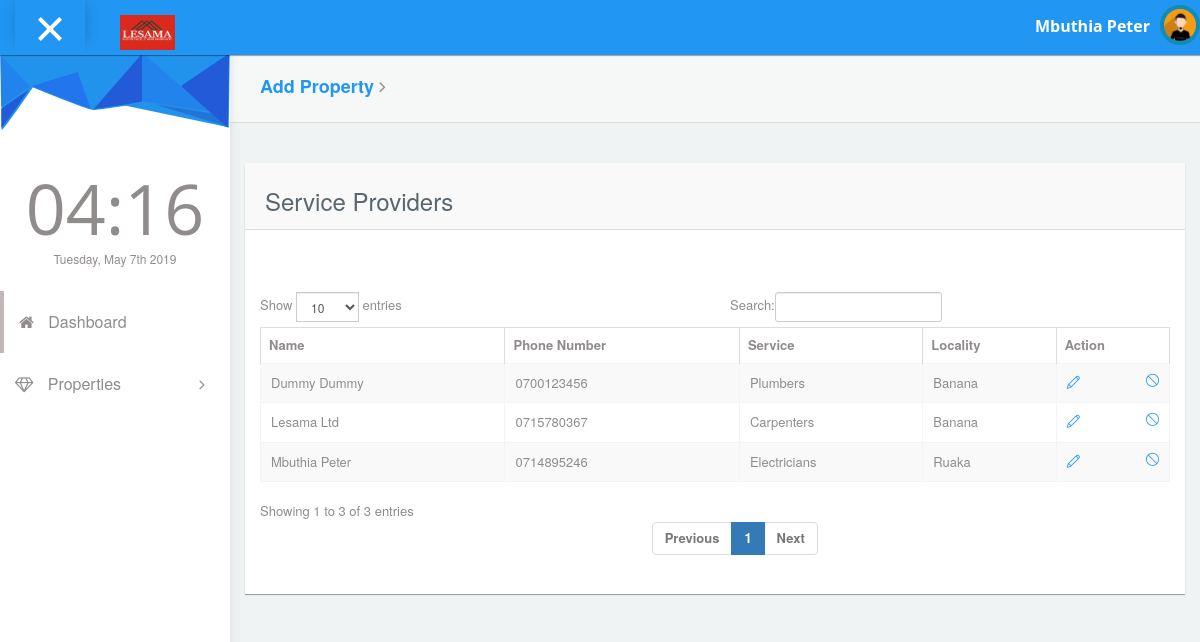
/admin/properties.php, run on the app's committed database.
### tables this page shows
CREATE TABLE `service_providers` (
  `id` int(11) NOT NULL,
  `name` varchar(100) NOT NULL,
  `phone` varchar(20) NOT NULL,
  `info` text NOT NULL,
  `rating` int(11) NOT NULL,
  `photoUrl` varchar(150) NOT NULL,
  `locality` varchar(50) NOT NULL,
  `serviceId` int(11) NOT NULL,
  `experience` varchar(200) NOT NULL,
  `clients` text NOT NULL
);

CREATE TABLE `services` (
  `id` int(11) NOT NULL,
  `serviceId` int(11) NOT NULL,
  `service` varchar(50) NOT NULL
);

### include/webHandler.php (called while the page is built, shortened)
<?php
class DbHandler {
    private $pdo;
    function __construct() {
		include("pdo_connect.php");
		$db = new DbConnect();
        $this->pdo = $db->connect();
    }
	public function getServiceProviders(){
		$stmt = $this->pdo->prepare("SELECT * FROM service_providers ORDER BY name");
        $stmt->execute();
		$providers = $stmt->fetchAll();
		return $providers;
	}
	public function getService($serviceId){
		$stmt = $this->pdo->prepare("SELECT service FROM services WHERE id = ? ");
        $stmt->execute([$serviceId]);
		$service = $stmt->fetchColumn();
		return $service;
	}
}
?>

### include/pdo_connect.php (called while the page is built, shortened)
<?php
class DbConnect {
    private $pdo;
    function connect() {
$dsn = "mysql:host=localhost;dbname=xllhzwhu_app;charset=utf8mb4";
$options = [
  PDO::ATTR_EMULATE_PREPARES   => false,
  PDO::ATTR_ERRMODE            => PDO::ERRMODE_EXCEPTION,
  PDO::ATTR_DEFAULT_FETCH_MODE => PDO::FETCH_ASSOC,
];
try {
  $this->pdo = new PDO($dsn, "xllhzwhu_admin", "ZTv3Xpd8Gf^(", $options);
} catch (Exception $e) {
  error_log($e->getMessage());
  exit('Something weird happened!');
}
		return $this->pdo;
		 }
}
?>

### admin/properties.php (the view, shortened to what this page needs)
<?php
require_once dirname(__FILE__) . '/../include/webHandler.php';
$db = new DbHandler();
?>
            <div id="content">
				<div class="panel box-shadow-none content-header">
                  <div class="panel-body">
                    <div class="col-md-12">
                        <h4 class="animated fadeInDown">
							<a href="technicians.php">Add Property</a>
							<span class="fa-angle-right fa"></span>
						</h4>
                    </div>
                  </div>
              </div>
              <div class="col-md-12 top-20 padding-0">
                <div class="col-md-12">
                  <div class="panel">
                    <div class="panel-heading"><h3>Service Providers</h3></div>
                    <div class="panel-body">
						<?php
						$getServiceProviders = $db -> getServiceProviders();
						?>
                      <div class="responsive-table">
                      <table id="datatables-example" class="table table-striped table-bordered" width="100%" cellspacing="0">
                      <thead>
                        <tr>
                          <th>Name</th>
                          <th>Phone Number</th>
                          <th>Service</th>
                          <th>Locality</th>
						  <th>Action</th>
                        </tr>
                      </thead>
                      <tbody>
						  <?php
						  foreach($getServiceProviders as $row){?>
		<option value="<?php echo($row['id']) ?>"><?php echo($row['service']) ?></option>
						  <tr>
                          <td><?php echo($row['name']) ?></td>
                          <td><?php echo($row['phone']) ?></td>
                          <td><?php echo($db -> getService($row['serviceId'])) ?></td>
                          <td><?php echo($row['locality']) ?></td>
						  <td><a href="editTechnicians.php?providerId=<?php echo($row['id']) ?> "><span class="icons icon-pencil" title="Edit"></span></a>
							  <a href="deleteTechnicians.php?providerId=<?php echo($row['id']) ?> " onClick="return confirm_delete('Are you sure you want to delete?')"><span style="float: right" class="icons icon-ban" title="Delete"></span></a></td>
                        </tr>
		<?php }	?>
                      </tbody>
                        </table>
                      </div>
                  </div>
                </div>
              </div>
              </div>
            </div>
</body>
</html>

### data on the page
service_providers: $row['id'] 32 (drawn), name "Dummy Dummy", phone "0700123456", serviceId.service "Plumbers", locality "Banana"
service_providers: $row['id'] 2 (drawn), name "Lesama Ltd", phone "0715780367", serviceId.service "Carpenters", locality "Banana"
service_providers: $row['id'] 1 (drawn), name "Mbuthia Peter", phone "0714895246", serviceId.service "Electricians", locality "Ruaka"
